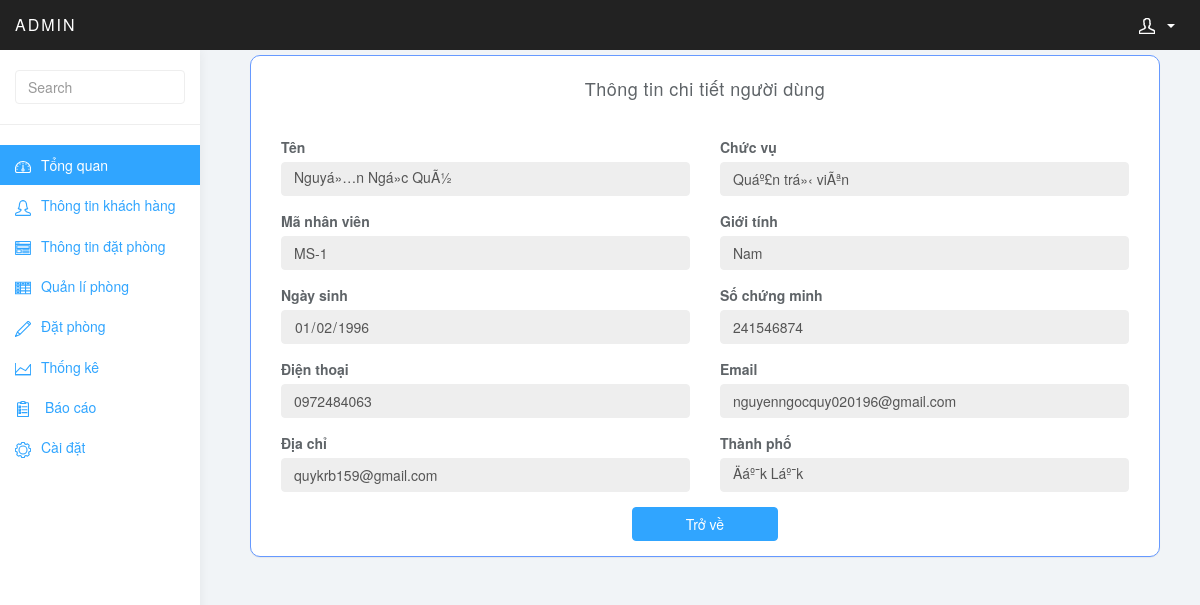
The app's page /admin/controller/user.php?id=14 (signed in), older data.
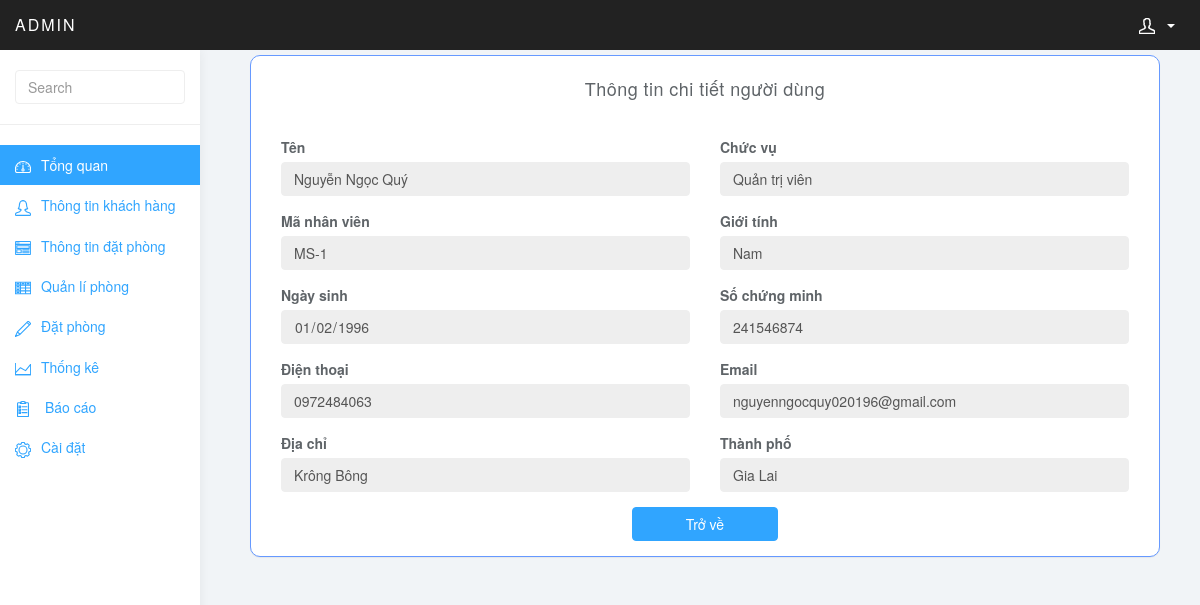
The same page, newer data.
### tables this page shows
CREATE TABLE `user_admin` (
  `id` int(11) NOT NULL,
  `adress` varchar(200) NOT NULL,
  `birth_day` date NOT NULL,
  `city_id` int(11) NOT NULL,
  `email` varchar(200) NOT NULL,
  `gender` varchar(100) NOT NULL,
  `level_id` int(11) NOT NULL,
  `name` varchar(100) NOT NULL,
  `passport` varchar(50) NOT NULL,
  `password` varchar(100) NOT NULL,
  `phone` varchar(20) NOT NULL,
  `employee_number` varchar(100) NOT NULL
);

CREATE TABLE `level` (
  `id` int(11) NOT NULL,
  `name` varchar(20) NOT NULL
);

CREATE TABLE `city` (
  `name` varchar(100) NOT NULL,
  `id` int(11) NOT NULL
);

### admin/controller/user.php (called while the page is built)
<?php
	require_once('../view/user.php');
?>

### admin/include/get_list.php (called while the page is built, shortened)
<?php
function get_level_id($id) {
    global $db;
    $query = '
        SELECT *
        FROM level WHERE id = :id';
    try {
        $statement = $db->prepare($query);
        $statement->bindValue(':id', $id);
        $statement->execute();
        $result = $statement->fetch();
        return $result;
    } catch (PDOException $e) {
        $error_message = $e->getMessage();
        display_db_error($error_message);
    }
}
function get_city_id($id) {
    global $db;
    $query = '
        SELECT *
        FROM city WHERE id = :id';
    try {
        $statement = $db->prepare($query);
        $statement->bindValue(':id', $id);
        $statement->execute();
        $result = $statement->fetch();
        return $result;
    } catch (PDOException $e) {
        $error_message = $e->getMessage();
        display_db_error($error_message);
    }
}
function get_setting() {
    global $db;
    $query = '
        SELECT *
        FROM hotel_option';
    try {
        $statement = $db->prepare($query);
        $statement->execute();
        $result = $statement->fetch();
        return $result;
    } catch (PDOException $e) {
        $error_message = $e->getMessage();
        display_db_error($error_message);
    }
}
?>

### admin/link.php (called while the page is built)
<?php
	require_once('include/config.php');
	require_once('include/get_list.php');
	$option=get_setting();
	$a='/admin';
	$plink=$option['link'].$a;
?>

### admin/include/admin_db.php (called while the page is built, shortened)
<?php
function get_admin_id($id) {
    global $db;
    $query = '
        SELECT *
        FROM user_admin
        WHERE id = :id';
    try {
        $statement = $db->prepare($query);
        $statement->bindValue(':id', $id);
        $statement->execute();
        $result = $statement->fetch();
        return $result;
    } catch (PDOException $e) {
        $error_message = $e->getMessage();
        display_db_error($error_message);
    }
}
?>

### admin/view/menu.php (the view, shortened to what the changed rows need)
<?php
	require_once('../link.php');
?>
<!DOCTYPE html>
<html>
<head>
<link href="<?php echo $plink;?>/bootstrap/css/bootstrap.min.css" rel="stylesheet">
<link href="<?php echo $plink;?>/css/styles.css" rel="stylesheet">
<link href="<?php echo $plink;?>/css/form.css" rel="stylesheet">
</head>
<body>

### admin/view/user.php (shortened to what the changed rows need)
<?php
	require_once('../include/config.php');
	require_once('../include/admin_db.php');
	require_once('../include/get_list.php');
	require_once('../link.php');
	$admin=get_admin_id($_GET['id']);
	require_once('menu.php');
	$level=get_level_id($admin['level_id']);
	$city=get_city_id($admin['city_id']);
?>
	<div class="col-sm-9 col-sm-offset-3 col-lg-10 col-lg-offset-2 main">
			<div class="row col-md-12">
				<div class="right col-lg-12">
				  <section class="panel">
				      <div class="panel-body">
				              <div class="col-md-6 form-group">
								<label for="sel10">Tên</label>
								<input type="text" class="form-control" id="sel10" value='<?php echo $admin['name'];?>' disabled>
				              </div>
				              <div class="col-md-6 form-group">
								<label for="sel10">Chức vụ</label>
								<input type="text" class="form-control" id="sel10" value='<?php echo $level['name'];?>' disabled>
				              </div>
				              <div class="col-md-6 form-group">
								<label for="sel10">Mã nhân viên</label>
								<input type="text" class="form-control" id="sel10" value='<?php echo $admin['employee_number'];?>' disabled>
				              </div>
				              <div class="col-md-6 form-group">
								<label for="sel10">Giới tính</label>
								<input type="text" class="form-control" id="sel10" value='<?php echo $admin['gender'];?>' disabled>
				              </div>
				              <div class="col-md-6 form-group">
								<label for="sel10">Ngày sinh</label>
								<input type="date" class="form-control" id="sel10" value='<?php echo $admin['birth_day'];?>' disabled>
				              </div>
				              <div class="col-md-6 form-group">
								<label for="sel10">Số chứng minh</label>
								<input type="text" class="form-control" id="sel10" value='<?php echo $admin['passport'];?>' disabled>
				              </div>
				              <div class="col-md-6 form-group">
								<label for="sel10">Điện thoại</label>
								<input type="text" class="form-control" id="sel10" value='<?php echo $admin['phone'];?>' disabled>
				              </div>
				              <div class="col-md-6 form-group">
								<label for="sel10">Email</label>
								<input type="text" class="form-control" id="sel10" value='<?php echo $admin['email'];?>' disabled>
				              </div>
				              <div class="col-md-6 form-group">
								<label for="sel10">Địa chỉ</label>
								<input type="text" class="form-control" id="sel10" value='<?php echo $admin['adress'];?>' disabled>
				              </div>
				              <div class="col-md-6 form-group">
								<label for="sel10">Thành phố</label>
								<input type="text" class="form-control" id="sel10" value='<?php echo $city['name'];?>' disabled>
				              </div>
						</div>
						</section>
				      </div>
				</div>
			</div>

Row changes from the older to the newer data that the page shows:
changed user_admin "MS-1": name "Nguyá»…n Ngá»c QuÃ½" → "Nguyễn Ngọc Quý"; adress "quykrb159@gmail.com" → "Krông Bông"
changed level: name "Quáº£n trá»‹ viÃªn" → "Quản trị viên"
changed city: name "Äáº¯k Láº¯k" → "Gia Lai"
